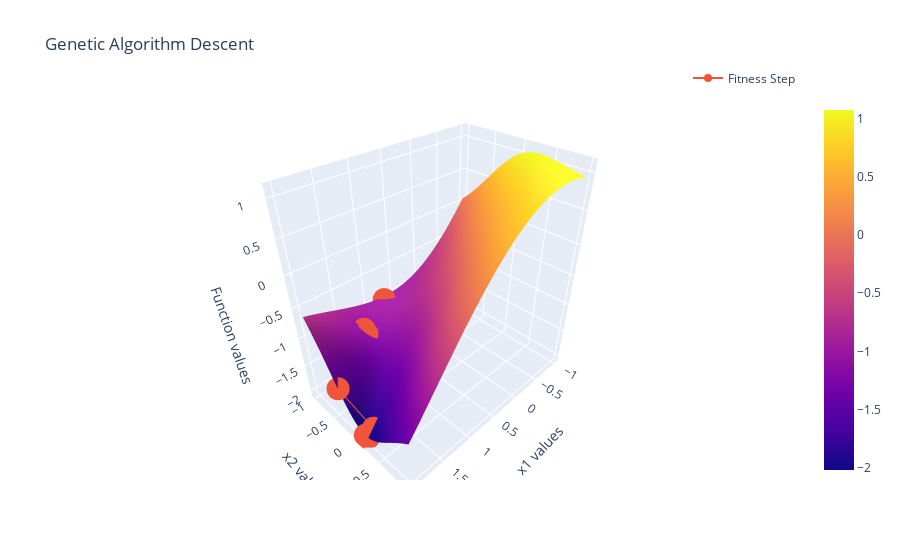

The code cell stored with this chart in its notebook:
### Code cell
fig = make_subplots()

fig.add_trace(go.Surface(
    x = x,
    y = y,
    z = zs,
))

fig.add_trace(go.Scatter3d(
    x=x1_history,
    y=x2_history, 
    z=val_history, 
    name="Fitness Step",
    mode='lines+markers'
))

fig.update_layout(
    title='Genetic Algorithm Descent', 
    showlegend=True,
    legend=dict(
        orientation="h",
        yanchor="bottom",
        y=1.02,
        xanchor="right",
        x=1), 
    scene = dict(
        xaxis_title='x1 values',
        yaxis_title='x2 values',
        zaxis_title='Function values'),
)
fig.show()
